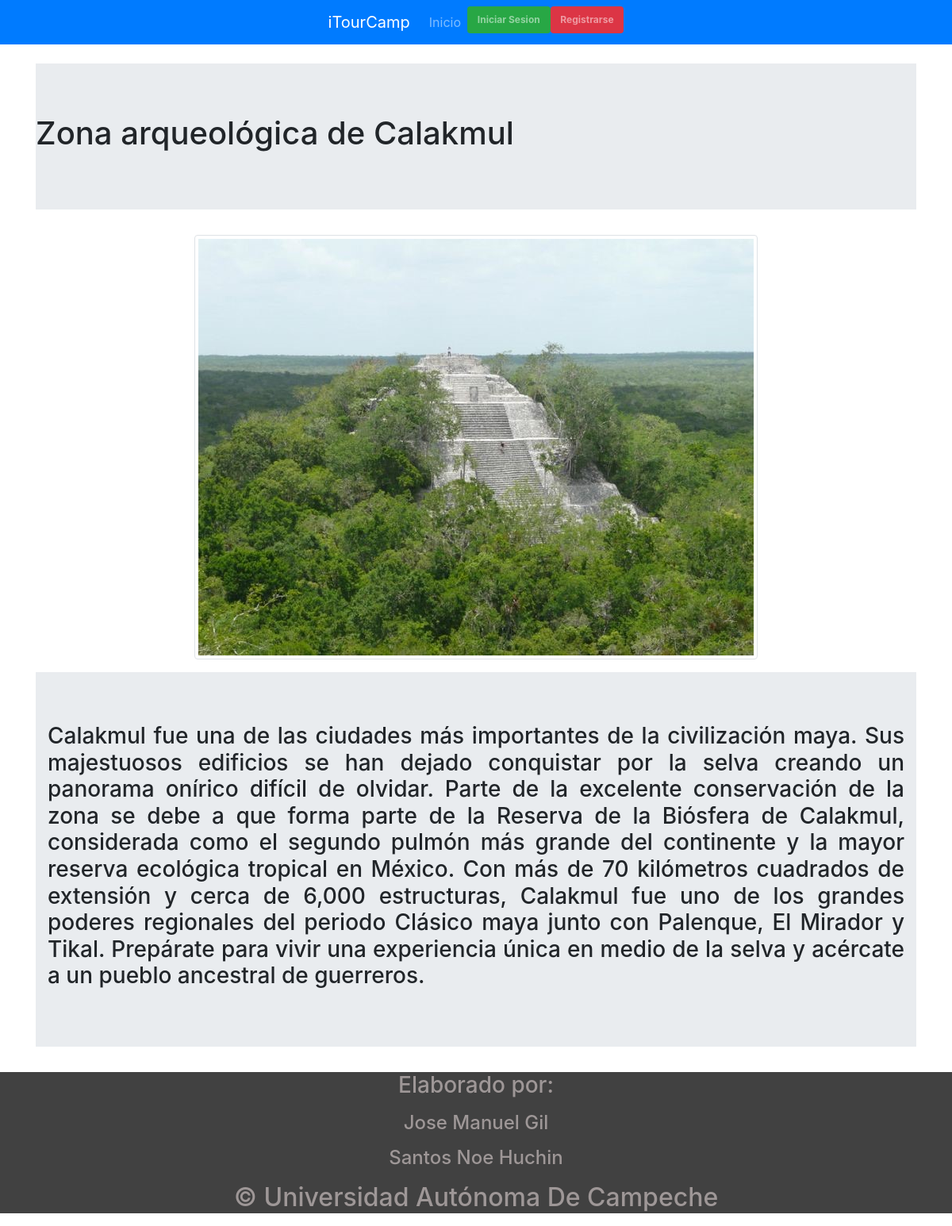
/AgenciaTuristica/infoSitioTuristico2.php?idsitio=1, run on the app's committed database.
### tables this page shows
CREATE TABLE `SitioTuristico` (
  `IDSitioTuristico` int(11) NOT NULL,
  `Nombre` varchar(50) NOT NULL,
  `Descripcion` text NOT NULL
);

### AgenciaTuristica/infoSitioTuristico2.php (the view, shortened to what this page needs)
<?php
include 'iniciarConexionBD.php';
$idsitio = $_GET['idsitio'];
try {
    $query = 'SELECT Nombre,Descripcion FROM SitioTuristico WHERE IDSitioTuristico = :idsit';
    $queryOutput = $mbd->prepare($query);
    $queryOutput->bindParam(':idsit', $idsitio, PDO::PARAM_INT);
    $queryOutput->execute();
    $result = $queryOutput->fetch(PDO::FETCH_ASSOC);
} catch (PDOException $e) {
    print "¡Error!: " . $e->getMessage() . "<br/>";
    die();
}
?>
<html lang="en">
    <head>
        <link rel="stylesheet" href="https://maxcdn.bootstrapcdn.com/bootstrap/4.5.0/css/bootstrap.min.css">
        <link rel="stylesheet" href="css/estilo.css">
    </head>
    <body style="margin-top:80px">
        <header>
            <nav class="navbar navbar-expand-sm bg-primary navbar-dark justify-content-center fixed-top">
                <a class="navbar-brand" href="#">iTourCamp</a>
                <ul class="navbar-nav">
                    <li class="nav-item">
                        <a class="nav-link" href="index.php">Inicio</a>
                    </li>
                    <li class="nav-item">
                        <span class="badge badge-success"><a class="nav-link" href="entrar.html">Iniciar Sesion</a></span>
                    </li>
                    <li class="nav-item">
                        <span class="badge badge-danger"><a class="nav-link" href="registro.html">Registrarse</a></span>
                    </li>
                </ul>
            </nav>
        </header>
        <main class="container">
            <div class="jumbotron jumbotron-fluid">
                <h1><?php echo $result['Nombre'];?></h1>
            </div>
            <?php
             echo '<img src="img/sitios/'.$idsitio.'.jpg" class="img-thumbnail img-responsive mx-auto d-block"> ';
            ?>
            <div class="jumbotron jumbotron-fluid">
                <h3 class="container text-justify"><?php echo $result['Descripcion'];?></h3>
            </div>
        </main>
        <footer class="container-fluid">
            <p><p/>
            <h3 class="container-fluid text-center">Elaborado por:</h3>
            <p><p/>
            <h4 class="container-fluid text-center">Jose Manuel Gil</h4>
            <p><p/>
            <h4 class="container-fluid text-center">Santos Noe Huchin</h4>
            <p><p/>
            <h2 class="container-fluid text-center">&copy; Universidad Autónoma De Campeche</h2>
        </footer>
    </body>
</html>

### AgenciaTuristica/css/estilo.css (style rules this page uses)
footer { background-color:#414141; color:#9e9797; }
body { position: relative; }

### data on the page
sitioturistico: Nombre "Zona arqueológica de Calakmul", Descripcion "Calakmul fue una de las ciudades más importantes de la civilización maya. Sus majestuosos edificios se han dejado conquistar por la selva creando un panorama onírico difícil de olvidar. Parte de la excelente conservación de la zona se debe a que forma parte de la Reserva de la Biósfera de Calakmul, considerada como el segundo pulmón más grande del continente y la mayor reserva ecológica tropical en México. Con más de 70 kilómetros cuadrados de extensión y cerca de 6,000 estructuras, Calakmul fue uno de los grandes poderes regionales del periodo Clásico maya junto con Palenque, El Mirador y Tikal. Prepárate para vivir una experiencia única en medio de la selva y acércate a un pueblo…"
